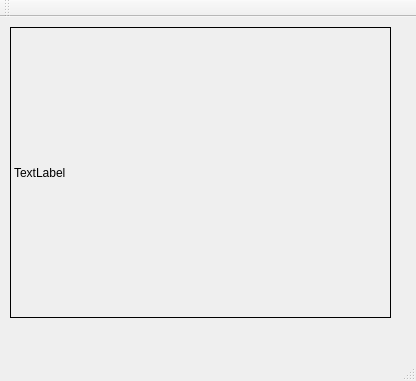
<?xml version="1.0" encoding="UTF-8"?>
<ui version="4.0">
 <class>MainWindow</class>
 <widget class="QMainWindow" name="MainWindow">
  <property name="geometry">
   <rect>
    <x>0</x>
    <y>0</y>
    <width>416</width>
    <height>381</height>
   </rect>
  </property>
  <property name="windowTitle">
   <string>MainWindow</string>
  </property>
  <widget class="QWidget" name="centralWidget">
   <widget class="QLabel" name="label">
    <property name="geometry">
     <rect>
      <x>10</x>
      <y>10</y>
      <width>381</width>
      <height>291</height>
     </rect>
    </property>
    <property name="styleSheet">
     <string notr="true">border-width: 1px; border-style: solid;</string>
    </property>
    <property name="text">
     <string>TextLabel</string>
    </property>
   </widget>
  </widget>
  <widget class="QMenuBar" name="menuBar">
   <property name="geometry">
    <rect>
     <x>0</x>
     <y>0</y>
     <width>416</width>
     <height>23</height>
    </rect>
   </property>
  </widget>
  <widget class="QToolBar" name="mainToolBar">
   <attribute name="toolBarArea">
    <enum>TopToolBarArea</enum>
   </attribute>
   <attribute name="toolBarBreak">
    <bool>false</bool>
   </attribute>
  </widget>
  <widget class="QStatusBar" name="statusBar"/>
 </widget>
 <layoutdefault spacing="6" margin="11"/>
 <resources/>
 <connections/>
</ui>
